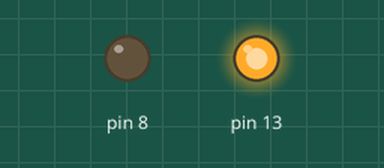
The sketch below on a simulated Arduino Uno, built with avr-gcc and run on an emulated ATmega328P. On the bench: output pins drawn as LEDs (lit = HIGH). What the sketch prints to the serial monitor is not drawn.

Above: at 1.0 s.
At 3.0 s:
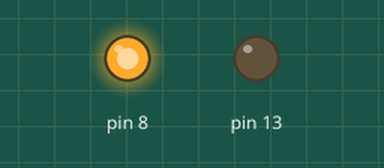
Timing chart, 0 to 5.2 s (numbered marks = the images above):
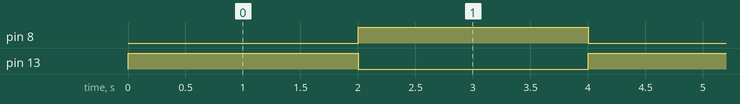

Measured:
- by itself, pin 8, pin 13: alternates HIGH for 2.0 s and LOW for 2.0 s

The sketch:

Led_and_pin13_on_off.ino
```cpp
//In this code LED blinks on while in built LED switches off and so on
int High=1;
int Low=0;
void setup() {
  Serial.begin(9600);
  pinMode(13,OUTPUT);
  pinMode(8, OUTPUT);
}

void loop() {
  digitalWrite(13, High);
  digitalWrite(8, Low);
  delay(2000);
  digitalWrite(13, Low);
  digitalWrite(8, High);
  delay(2000);
  Serial.println(9600);
}
```
